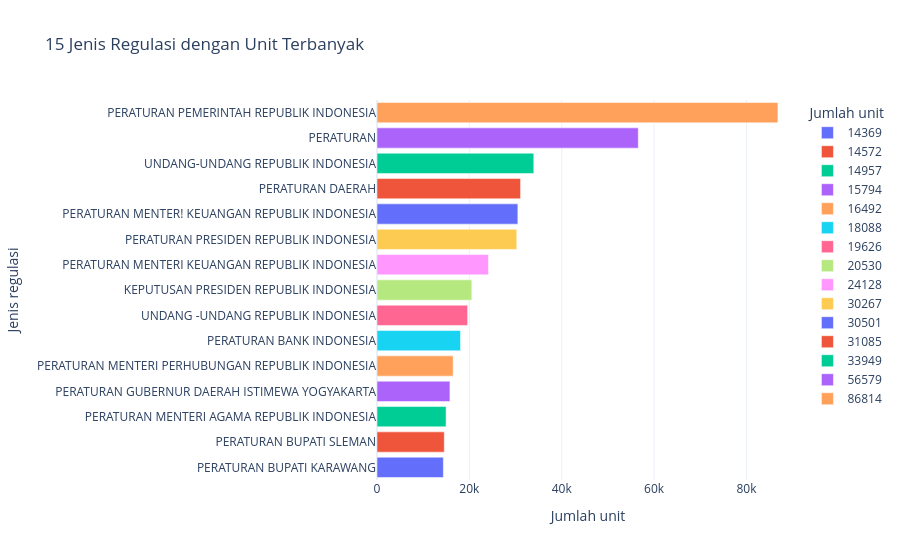

The notebook cell saved with this chart:
### Code cell
# Visualisasi 4 — Komposisi 15 jenis regulasi dengan unit terbanyak.
top_jenis = (
    lf.group_by('Regulation Name').agg(pl.len().alias('jumlah_unit'))
    .sort('jumlah_unit', descending=True).head(15).collect(engine='streaming')
    .sort('jumlah_unit')
)
fig4 = px.bar(top_jenis.to_pandas(), x='jumlah_unit', y='Regulation Name', orientation='h', color='jumlah_unit',
              color_continuous_scale='Blues', title='15 Jenis Regulasi dengan Unit Terbanyak',
              labels={'jumlah_unit': 'Jumlah unit', 'Regulation Name': 'Jenis regulasi'}, template='plotly_white')
fig4.show()

### Figure 1 — Plotly figure (JSON) as saved in the notebook; plotly's stock layout.template omitted (floating-point values rounded to 4 significant figures)
{"data": [{"hovertemplate": "Jumlah unit=%{x}<br>Jenis regulasi=%{y}<extra></extra>", "legendgroup": "14369", "marker": {"color": "#636efa", "pattern": {"shape": ""}}, "name": "14369", "orientation": "h", "showlegend": true, "textposition": "auto", "type": "bar", "x": [14369], "xaxis": "x", "y": ["PERATURAN BUPATI KARAWANG"], "yaxis": "y"}, {"hovertemplate": "Jumlah unit=%{x}<br>Jenis regulasi=%{y}<extra></extra>", "legendgroup": "14572", "marker": {"color": "#EF553B", "pattern": {"shape": ""}}, "name": "14572", "orientation": "h", "showlegend": true, "textposition": "auto", "type": "bar", "x": [14572], "xaxis": "x", "y": ["PERATURAN BUPATI SLEMAN"], "yaxis": "y"}, {"hovertemplate": "Jumlah unit=%{x}<br>Jenis regulasi=%{y}<extra></extra>", "legendgroup": "14957", "marker": {"color": "#00cc96", "pattern": {"shape": ""}}, "name": "14957", "orientation": "h", "showlegend": true, "textposition": "auto", "type": "bar", "x": [14957], "xaxis": "x", "y": ["PERATURAN MENTERI AGAMA REPUBLIK INDONESIA"], "yaxis": "y"}, {"hovertemplate": "Jumlah unit=%{x}<br>Jenis regulasi=%{y}<extra></extra>", "legendgroup": "15794", "marker": {"color": "#ab63fa", "pattern": {"shape": ""}}, "name": "15794", "orientation": "h", "showlegend": true, "textposition": "auto", "type": "bar", "x": [15794], "xaxis": "x", "y": ["PERATURAN GUBERNUR DAERAH ISTIMEWA YOGYAKARTA"], "yaxis": "y"}, {"hovertemplate": "Jumlah unit=%{x}<br>Jenis regulasi=%{y}<extra></extra>", "legendgroup": "16492", "marker": {"color": "#FFA15A", "pattern": {"shape": ""}}, "name": "16492", "orientation": "h", "showlegend": true, "textposition": "auto", "type": "bar", "x": [16492], "xaxis": "x", "y": ["PERATURAN MENTERI PERHUBUNGAN REPUBLIK INDONESIA"], "yaxis": "y"}, {"hovertemplate": "Jumlah unit=%{x}<br>Jenis regulasi=%{y}<extra></extra>", "legendgroup": "18088", "marker": {"color": "#19d3f3", "pattern": {"shape": ""}}, "name": "18088", "orientation": "h", "showlegend": true, "textposition": "auto", "type": "bar", "x": [18088], "xaxis": "x", "y": ["PERATURAN BANK INDONESIA"], "yaxis": "y"}, {"hovertemplate": "Jumlah unit=%{x}<br>Jenis regulasi=%{y}<extra></extra>", "legendgroup": "19626", "marker": {"color": "#FF6692", "pattern": {"shape": ""}}, "name": "19626", "orientation": "h", "showlegend": true, "textposition": "auto", "type": "bar", "x": [19626], "xaxis": "x", "y": ["UNDANG -UNDANG REPUBLIK INDONESIA"], "yaxis": "y"}, {"hovertemplate": "Jumlah unit=%{x}<br>Jenis regulasi=%{y}<extra></extra>", "legendgroup": "20530", "marker": {"color": "#B6E880", "pattern": {"shape": ""}}, "name": "20530", "orientation": "h", "showlegend": true, "textposition": "auto", "type": "bar", "x": [20530], "xaxis": "x", "y": ["KEPUTUSAN PRESIDEN REPUBLIK INDONESIA"], "yaxis": "y"}, {"hovertemplate": "Jumlah unit=%{x}<br>Jenis regulasi=%{y}<extra></extra>", "legendgroup": "24128", "marker": {"color": "#FF97FF", "pattern": {"shape": ""}}, "name": "24128", "orientation": "h", "showlegend": true, "textposition": "auto", "type": "bar", "x": [24128], "xaxis": "x", "y": ["PERATURAN MENTERI KEUANGAN REPUBLIK INDONESIA"], "yaxis": "y"}, {"hovertemplate": "Jumlah unit=%{x}<br>Jenis regulasi=%{y}<extra></extra>", "legendgroup": "30267", "marker": {"color": "#FECB52", "pattern": {"shape": ""}}, "name": "30267", "orientation": "h", "showlegend": true, "textposition": "auto", "type": "bar", "x": [30267], "xaxis": "x", "y": ["PERATURAN PRESIDEN REPUBLIK INDONESIA"], "yaxis": "y"}, {"hovertemplate": "Jumlah unit=%{x}<br>Jenis regulasi=%{y}<extra></extra>", "legendgroup": "30501", "marker": {"color": "#636efa", "pattern": {"shape": ""}}, "name": "30501", "orientation": "h", "showlegend": true, "textposition": "auto", "type": "bar", "x": [30501], "xaxis": "x", "y": ["PERATURAN MENTER! KEUANGAN REPUBLIK INDONESIA"], "yaxis": "y"}, {"hovertemplate": "Jumlah unit=%{x}<br>Jenis regulasi=%{y}<extra></extra>", "legendgroup": "31085", "marker": {"color": "#EF553B", "pattern": {"shape": ""}}, "name": "31085", "orientation": "h", "showlegend": true, "textposition": "auto", "type": "bar", "x": [31085], "xaxis": "x", "y": ["PERATURAN DAERAH"], "yaxis": "y"}, {"hovertemplate": "Jumlah unit=%{x}<br>Jenis regulasi=%{y}<extra></extra>", "legendgroup": "33949", "marker": {"color": "#00cc96", "pattern": {"shape": ""}}, "name": "33949", "orientation": "h", "showlegend": true, "textposition": "auto", "type": "bar", "x": [33949], "xaxis": "x", "y": ["UNDANG-UNDANG REPUBLIK INDONESIA"], "yaxis": "y"}, {"hovertemplate": "Jumlah unit=%{x}<br>Jenis regulasi=%{y}<extra></extra>", "legendgroup": "56579", "marker": {"color": "#ab63fa", "pattern": {"shape": ""}}, "name": "56579", "orientation": "h", "showlegend": true, "textposition": "auto", "type": "bar", "x": [56579], "xaxis": "x", "y": ["PERATURAN"], "yaxis": "y"}, {"hovertemplate": "Jumlah unit=%{x}<br>Jenis regulasi=%{y}<extra></extra>", "legendgroup": "86814", "marker": {"color": "#FFA15A", "pattern": {"shape": ""}}, "name": "86814", "orientation": "h", "showlegend": true, "textposition": "auto", "type": "bar", "x": [86814], "xaxis": "x", "y": ["PERATURAN PEMERINTAH REPUBLIK INDONESIA"], "yaxis": "y"}], "layout": {"barmode": "relative", "legend": {"title": {"text": "Jumlah unit"}, "tracegroupgap": 0}, "title": {"text": "15 Jenis Regulasi dengan Unit Terbanyak"}, "xaxis": {"anchor": "y", "categoryarray": [14369, 14572, 14957, 15794, 16492, 18088, 19626, 20530, 24128, 30267, 30501, 31085, 33949, 56579, 86814], "categoryorder": "array", "domain": [0, 1], "title": {"text": "Jumlah unit"}}, "yaxis": {"anchor": "x", "domain": [0, 1], "title": {"text": "Jenis regulasi"}}}}
